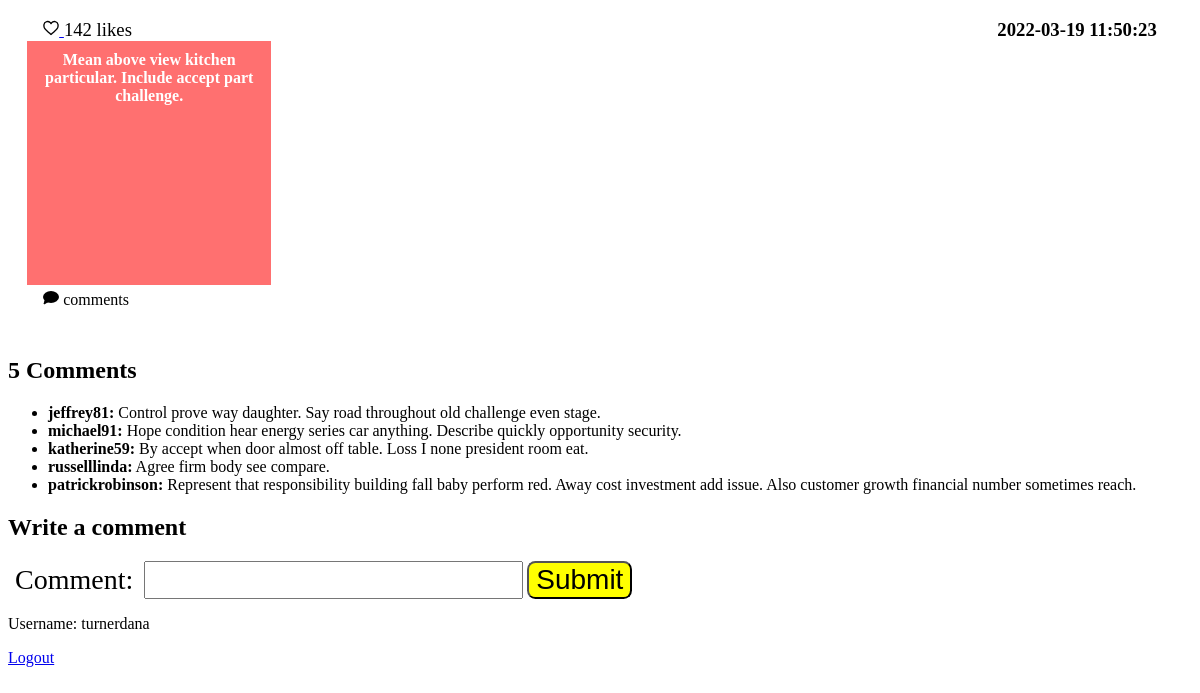
Screenshot of /view_comments/2 (signed in) with the database file from the repository.
### tables this page shows
CREATE TABLE posts
(
    id INTEGER PRIMARY KEY AUTOINCREMENT,
    author TEXT NOT NULL,
    message TEXT NOT NULL,
    background TEXT NOT NULL,
    submission_time TEXT NOT NULL
);

CREATE TABLE comments
(
    id INTEGER PRIMARY KEY AUTOINCREMENT,
    post_id INTEGER NOT NULL,
    author TEXT NOT NULL,
    content TEXT NOT NULL,
    submission_time TEXT NOT NULL
);

### app.py (the view)
@app.route("/view_comments/<int:post_id>", methods=["GET", "POST"])
@login_required
def view_comments(post_id):
    form = CommentForm()
    db = get_db()
    post = db.execute("""SELECT id, message, background, submission_time FROM posts WHERE id = ?;""",
                      (post_id,)).fetchone()
    is_liked = db.execute("""SELECT * FROM likes
                WHERE post_id = ? AND liker = ?""", (post["id"], session["username"])).fetchone() is not None
    if form.validate_on_submit():
        comment = form.comment.data
        db.execute("""INSERT INTO comments (post_id, author, content, submission_time) VALUES
                    (?, ?, ?, ?);""", (post["id"], session["username"], comment, current_datetime_sql_format()))
        db.commit()
    comments = db.execute("""SELECT author, content
        FROM comments
        WHERE post_id = ?;""", (post_id,)).fetchall()
    likes = db.execute("SELECT COUNT(*) AS 'likes' FROM likes WHERE post_id = ?;", (post["id"],)).fetchone()["likes"]
    return render_template("view_comments.html", post=post, is_liked=is_liked,
                           comments=comments, likes=likes, form=form)

### forms.py
class CommentForm(FlaskForm):
    comment = StringField("Comment:",
                          validators=[InputRequired(), Length(max=150)])
    submit = SubmitField()

### app.py (called while the page is built)
@app.before_request
def load_logged_in_user():
    g.user = session.get("username", None)

def login_required(view):
    @wraps(view)
    def wrapped_view(**kwargs):
        if g.user is None:
            return redirect(url_for("login", next=request.url))
        return view(**kwargs)
    return wrapped_view

### database.py (called while the page is built)
def get_db():
    if "db" not in g:
        g.db = sqlite3.connect(DATABASE,
            detect_types=sqlite3.PARSE_DECLTYPES
        )
        g.db.row_factory = sqlite3.Row
    return g.db

### templates/view_comments.html (shortened to what this page needs)
{% extends "base.html" %}
{% import 'macros.html' as macros %}
{% block stylesheets %}
    {{ macros.multiple_stylesheets(['root.css', 'home.css']) }}
{% endblock %}
{% block main_content %}
    <section class="post">
        <h3>{{ post.submission_time }}</h3>
        <p id="likes-and-submission-time">
            {% if is_liked %}
                <a href="{{ url_for('unlike_post', post_id=post.id) }}">{{ macros.heart('#ff0000') }}</a>
            {% else %}
                <a href="{{ url_for('like_post', post_id=post.id) }}">{{ macros.heart('#ffffff') }}</a>
            {%  endif %}
            {{ likes }} likes
        </p>
        <div style="background:{{ post.background }};">
            {{ post.message }}
        </div>
        <p id="comments">
            <a href="{{ url_for('view_comments', post_id=post['id']) }}">
                {{ macros.speech_bubble() }} {{ post.num_comments }} comments
            </a>
        </p>
    </section>
    <section>
        <h2>
            {{ comments|length }} Comments
        </h2>
        <ul>
            {% for comment in comments %}
                <li>
                    <strong>{{ comment.author }}:</strong> {{ comment.content }}
                </li>
            {% endfor %}
        </ul>
    </section>
    <section>
        <h2>Write a comment</h2>
        <form action="" method="POST" novalidate>
            {{ macros.label_field_errors(form.comment) }}
            {{ form.submit() }}
        </form>
    </section>
{% endblock %}

### static/styles/root.css (style rules this page uses)
:root { font-size: 16px; }

### static/styles/home.css (style rules this page uses)
.post { display: grid; grid-template-areas: "likes date" "post post" "comments comments"; margin: 1.2em; }
.post > h3 { grid-area: date; margin: 0; padding-right: 1rem; text-align: right; }
#likes-and-submission-time { grid-area: likes; font-size: 1.17em; margin: 0; padding-left: 1rem; text-align: left; }
.post > div { grid-area: post; width: 14rem; height: 14rem; display: table-cell; padding: 10px; vertical-align: middle; text-align: center; font-weight: bold; color: white; }
#comments { grid-area: comments; min-height: 2rem; padding-left: 1rem; padding-top: 0.25rem; margin-top: 0; }
#comments a { color: black; text-decoration: none; }
form * { font-size: 1.75rem; padding-left: 0.25em; padding-right: 0.25em; }
form > input[type=submit] { background: yellow; border-radius: 0.3em; }

### rows the page displays
posts: submission_time "2022-03-19 11:50:23", message "Mean above view kitchen particular. Include accept part challenge."
comments: author "jeffrey81", content "Control prove way daughter. Say road throughout old challenge even stage."
comments: author "michael91", content "Hope condition hear energy series car anything. Describe quickly opportunity security."
comments: author "katherine59", content "By accept when door almost off table. Loss I none president room eat."
comments: author "russelllinda", content "Agree firm body see compare."
comments: author "patrickrobinson", content "Represent that responsibility building fall baby perform red. Away cost investment add issue. Also customer growth financial number sometimes reach."

### other values shown
{{ likes }} "142"
{{ comments|length }} "5"
{{ field.label }} "Comment:"
{{ g.user }} "turnerdana"
